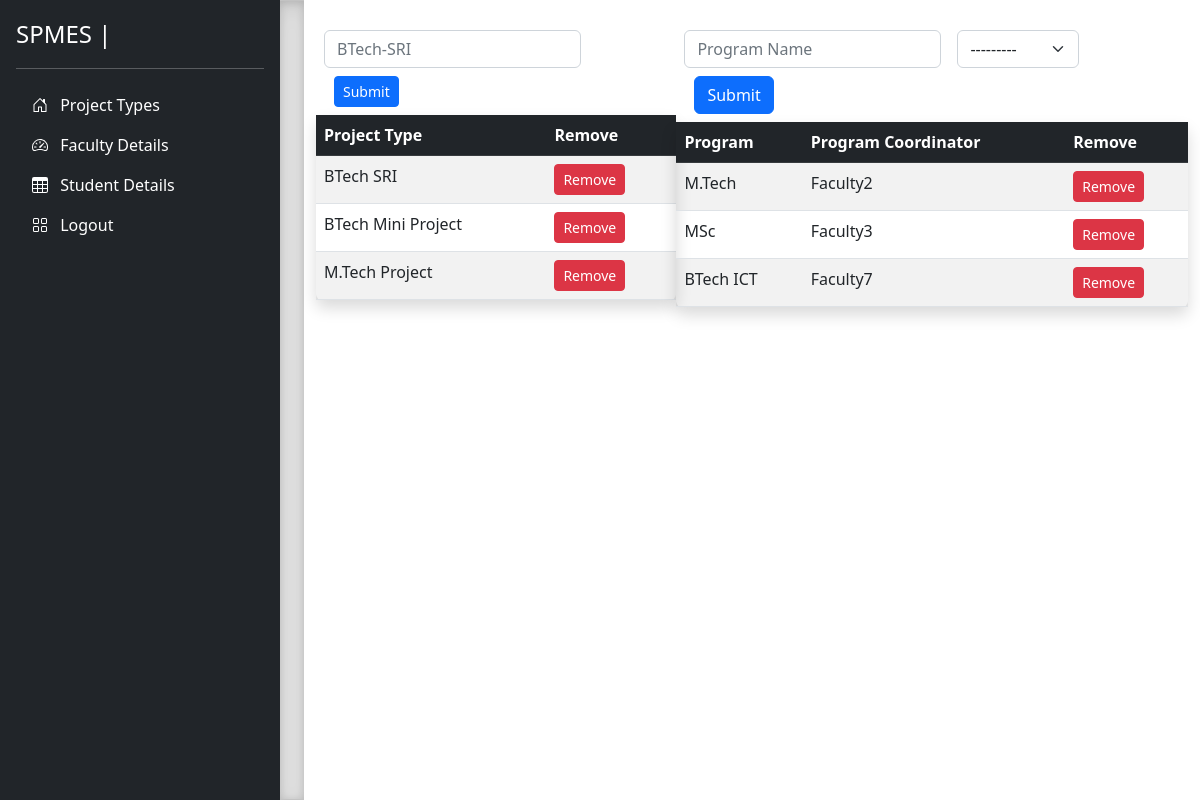
The app's page /project_types with its own data.
### accounts/models.py (models this page shows, shortened)
class project_type(models.Model):
    p_type = models.CharField(max_length=250)

class program(models.Model):
    name = models.CharField(max_length=250)
    assigned_faculty = models.OneToOneField(faculty,on_delete = models.CASCADE)

class faculty(models.Model):
    user = models.OneToOneField(user,on_delete=models.CASCADE,primary_key=True)
    name = models.CharField(max_length=100)
    is_exminer = models.BooleanField(default=False)
    is_program_cordinator = models.BooleanField(default=False)
    def __str__(self):
        return self.name

### accounts/sys_admin/sys_admin_view.py (the view)
# urls.py: path('project_types',sys_admin_view.project_types , name="project_types"),
def project_types(request):
    if request.method == "POST":
        add = request.POST.get('addtype')
        if add != '':
            type = project_type(p_type = add)
            type.save()
        return HttpResponseRedirect('project_types')
    else:
        alltypes = project_type.objects.all()
        programs = program.objects.all()
        form = create_program()
        context = {'types':alltypes,'form':form,'programs':programs}
        return render(request, 'sys_admin/project_types.html',context)

### accounts/sys_admin/forms.py
class create_program(forms.ModelForm):
    class Meta:
        model = program
        fields = ['name','assigned_faculty']
        widgets = {
            'name' : forms.TextInput(attrs={'class':'form-control','placeholder':'Program Name',}),
            'assigned_faculty' : forms.Select(attrs={'class':'form-select ','placeholder':'Assigned Faculty',})
        }

### templates/sys_admin/project_types.html (shortened to what this page needs)
{% extends 'sys_admin_base.html' %}
{% block body %}
<div class="table_parent">
    <div class="table_child">
        <form method="post" action="project_types" class = "row gy-2 gx-3 align-items-center mx-auto">
            <div class = "col-auto">
                <input type="text" class="form-control" id="addtype" name="addtype" placeholder="BTech-SRI">
            </div>
            <div class = "col-auto">
                <button class="btn btn-primary btn-sm" style="margin-left:10px" type="submit">Submit</button>
            </div>
        </form>
        <table class="table table-striped shadow rounded my-2">
            <thead class = "table-dark">
                <tr>
                    <th scope="col">Project Type</th>
                    <th scope="col">Remove</th>
                </tr>
            </thead>
            <tbody>
                {% for type in types %}
                <tr>
                    <td>{{type.p_type}}</td>
                    <td>
                        <form action="{% url 'deletedata' type.id %}" method="post">
                            <input type="submit" class="btn btn-danger btn-sm" value="Remove">
                        </form>
                    </td>
                </tr>
                {% endfor %}
            </tbody>
        </table>
    </div>
    <div class="table_child">
        <form method="post" action="{% url 'add_program'%}" class = "row gy-2 gx-3 align-items-center mx-auto">
            <div class = "col-auto">
                {{form.name}}
            </div>
            <div class = "col-auto">
                {{form.assigned_faculty}}
            </div>
            <div class = "col-auto">
                <button type="submit" class="btn btn-primary" style="margin-left:10px">Submit</button>
            </div>
        </form>
        <table class="table table-striped shadow rounded my-2">
            <thead class = "table-dark">
                <tr>
                    <th scope="col">Program</th>
                    <th scope="col">Program Coordinator</th>
                    <th scope="col">Remove</th>
                </tr>
            </thead>
            <tbody>
                {% for program in programs %}
                <tr>
                    <td>{{program.name}}</td>
                    <td>{{program.assigned_faculty}}</td>
                    <td>
                        <form action="{% url 'deleteprogram' program.id %}" method="post">
                            <input type="submit" class="btn btn-danger btn-sm" value="Remove">
                        </form>
                    </td>
                </tr>
                {% endfor %}
            </tbody>
        </table>
    </div>
</div>
{% endblock body %}

### records on screen
project_type: p_type "BTech SRI"
project_type: p_type "BTech Mini Project"
project_type: p_type "M.Tech Project"
program: name "M.Tech", assigned_faculty "Faculty2"
program: name "MSc", assigned_faculty "Faculty3"
program: name "BTech ICT", assigned_faculty "Faculty7"
